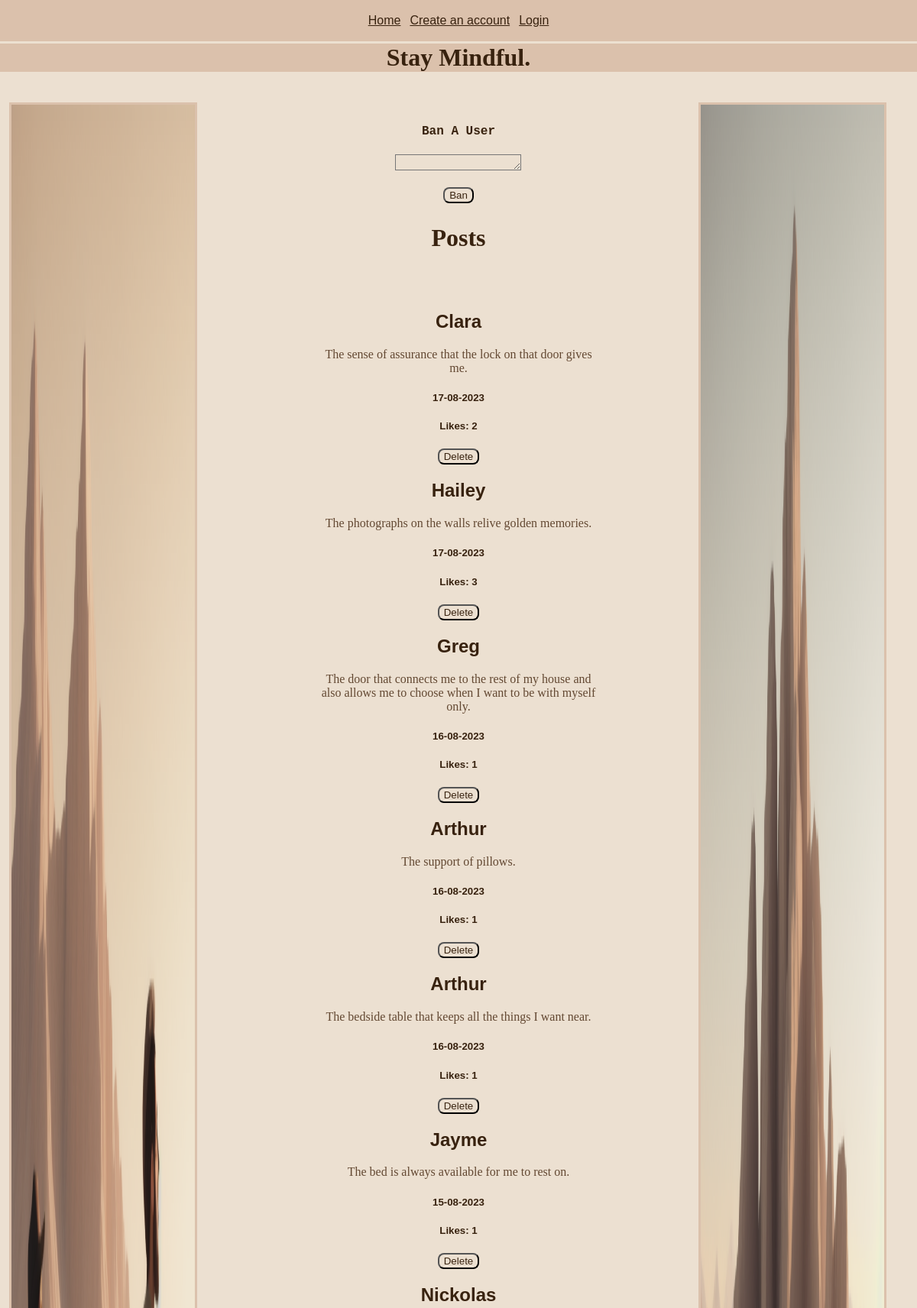
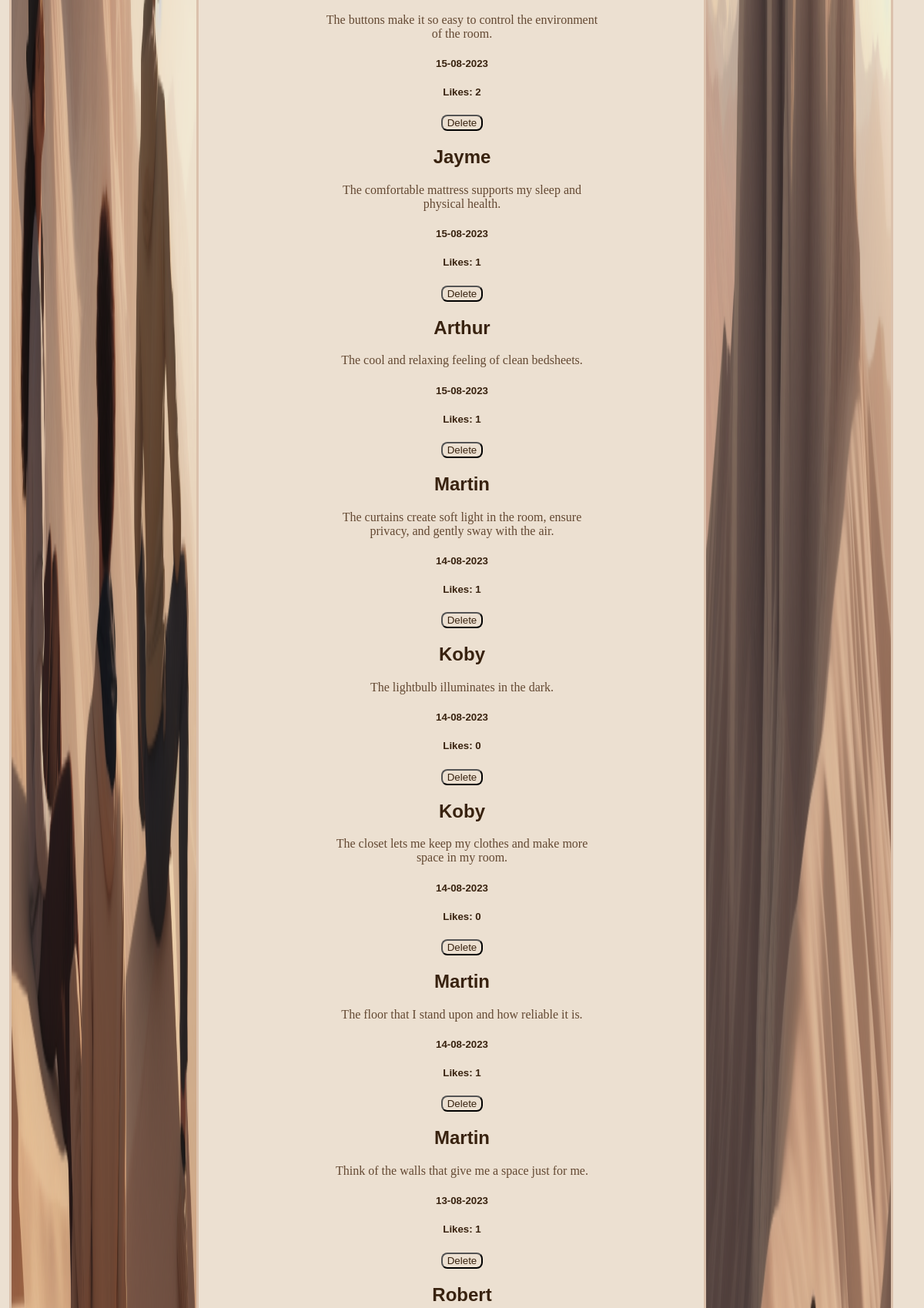
The page /admin (upper part) on the database its author committed (2 pictures, top to bottom).
### tables this page shows
CREATE TABLE Gratitude_idea (id INTEGER PRIMARY KEY, date TEXT, username TEXT, content TEXT, like_count INTEGER DEFAULT (0), is_public INTEGER);

### routes.py (the view)
@app.route('/admin', methods=['GET', 'POST'])
def admin():
    idea_data = db_query('SELECT username, content, date, id, like_count FROM\
                 Gratitude_idea ORDER BY date DESC', False, False, ())
    username = db_query('SELECT username FROM User', False, False, ())
    return render_template("admin.html", idea_data=idea_data,
                           username=username)

### routes.py (called while the page is built)
def db_query(query, is_single, is_insert, data):
    conn = sqlite3.connect("mindful.db")
    try:
        cur = conn.cursor()
        cur.execute(query, data)
        if is_insert:
            conn.commit()
        if is_single:
            result = cur.fetchone()
        else:
            result = cur.fetchall()
        return result
    finally:
        conn.close()

def get_random_image():
    image_folder = os.path.join(app.static_folder, 'images')
    images = os.listdir(image_folder)
    random_image = random.choice(images)
    return f"static/images/{random_image}"

@app.context_processor
def inject_random_image():
    return {'random_image': get_random_image(),
            'random_image1': get_random_image()}

### templates/admin.html (shortened to what this page needs)
{% extends 'layout.html' %}
{% block content %}
<form action="/ban_user" method="post">
    <h2><label for="username">Ban A User</label></h2>
    <textarea class="input" required name="username" id="username" cols="18" rows="1" maxlength="120"></textarea>
    <br><br>
    <button class="button">Ban</button>
</form>
<div>
    <h1>Posts</h1>
    <br><br>
    {% for idea_data in idea_data %}
    <h2>
    {{ idea_data[0] }}
    </h2>
    <p class="p_overflow">
    {{ idea_data[1] }}
    </p>
    <h5>
    {{idea_data[2]}}
    </h5>
    <h5>
    Likes: {{idea_data[4]}}
    </h5>
    <form action="/delete_their_post" method="post">
        <button class="button">Delete</button>
    </form>
    {% endfor %}
</div>
{% endblock %}

### static/styles.css (style rules this page uses)
body { background-color: #ece0d1; margin: auto; text-align: center; min-height: 100vh; }
div { padding-top: 1.5%; padding-bottom: 1.5%; }
h1 { font-family: cursive; color: #38220f; }
h2 { font-family: sans-serif; color: #38220f; }
h5 { font-family: sans-serif; color: #38220f; padding-left: 5%; padding-right: 5%; }
p { font-family: cursive; color: #634832; }
.p_overflow { overflow-wrap: break-word; margin: auto; }
label { font-family: monospace; font-size: large; color: #38220f; }
.button { background-color: #ece0d1; color: #38220f; border-radius: 8px; }
.input { background-color: #ece0d1; }

### rows shown on the page
Gratitude_idea: username "Clara", content "The sense of assurance that the lock on that door gives me.", date "17-08-2023", like_count "2"
Gratitude_idea: username "Hailey", content "The photographs on the walls relive golden memories.", date "17-08-2023", like_count "3"
Gratitude_idea: username "Greg", content "The door that connects me to the rest of my house and also allows me to choose when I want to be with myself only.", date "16-08-2023", like_count "1"
Gratitude_idea: username "Arthur", content "The support of pillows.", date "16-08-2023", like_count "1"
Gratitude_idea: username "Arthur", content "The bedside table that keeps all the things I want near.", date "16-08-2023", like_count "1"
Gratitude_idea: username "Jayme", content "The bed is always available for me to rest on.", date "15-08-2023", like_count "1"
Gratitude_idea: username "Nickolas", content "The buttons make it so easy to control the environment of the room.", date "15-08-2023", like_count "2"
Gratitude_idea: username "Jayme", content "The comfortable mattress supports my sleep and physical health.", date "15-08-2023", like_count "1"
Gratitude_idea: username "Arthur", content "The cool and relaxing feeling of clean bedsheets.", date "15-08-2023", like_count "1"
Gratitude_idea: username "Martin", content "The curtains create soft light in the room, ensure privacy, and gently sway with the air.", date "14-08-2023", like_count "1"
Gratitude_idea: username "Koby", content "The lightbulb illuminates in the dark.", date "14-08-2023", like_count "0"
Gratitude_idea: username "Koby", content "The closet lets me keep my clothes and make more space in my room.", date "14-08-2023", like_count "0"
Gratitude_idea: username "Martin", content "The floor that I stand upon and how reliable it is.", date "14-08-2023", like_count "1"
Gratitude_idea: username "Martin", content "Think of the walls that give me a space just for me.", date "13-08-2023", like_count "1"
Gratitude_idea: username "Robert"
